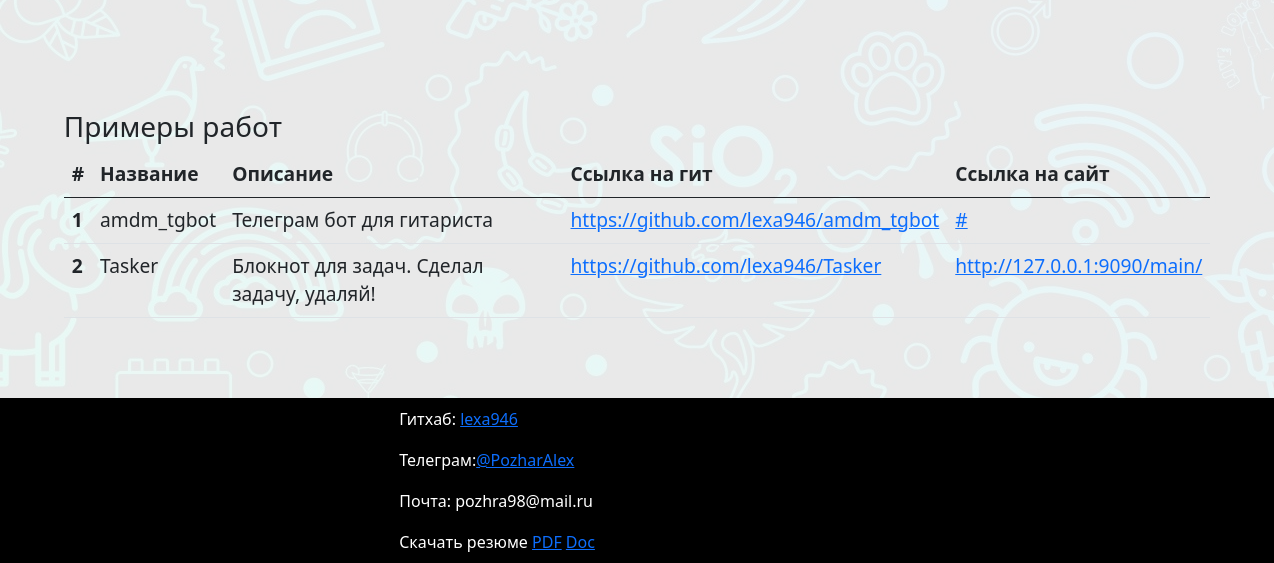
Before: /main/ (lower part) with the older database file.
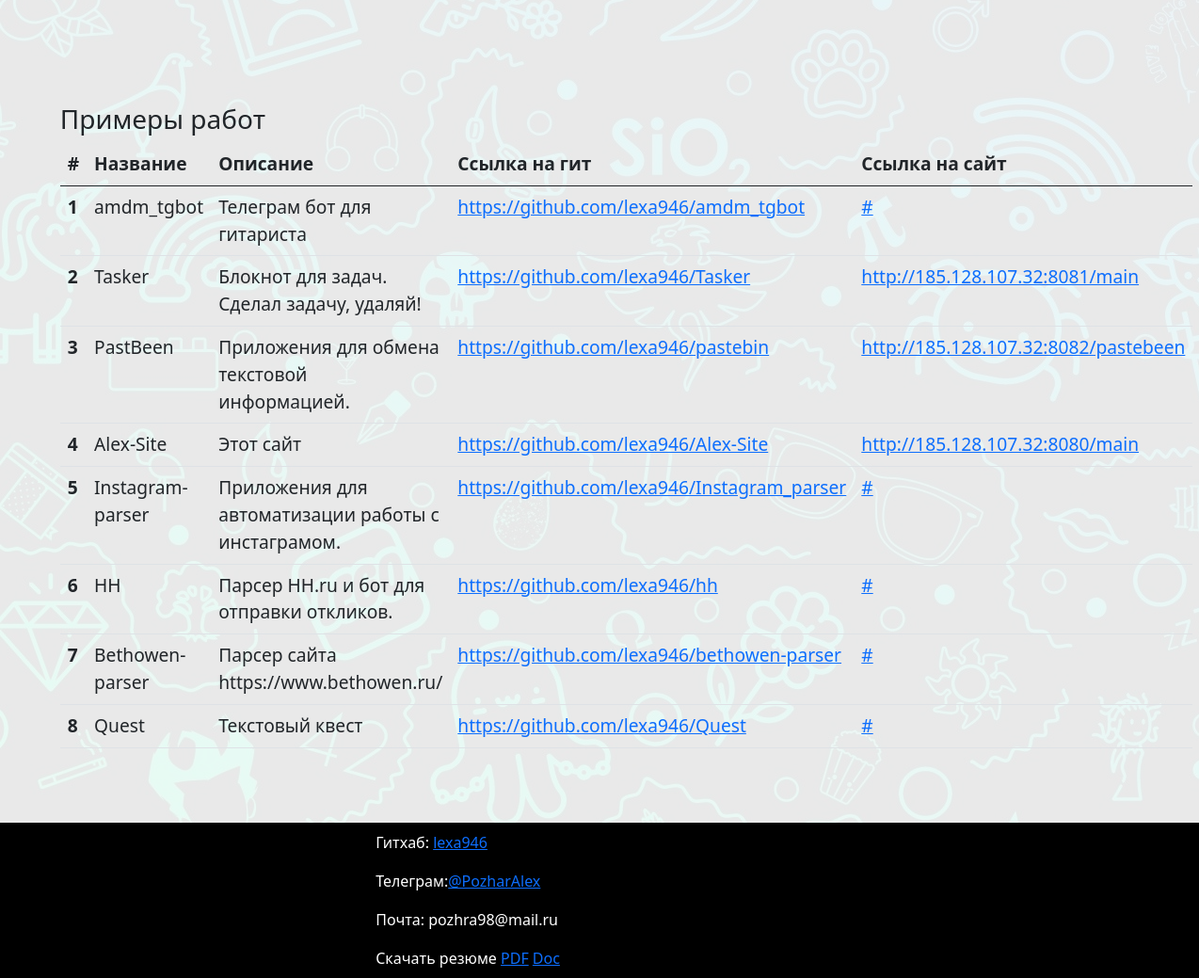
After: the same page with the newer database file.
### mainapp/models/works.py (models this page shows)
class WorkOrm(Base):
    __tablename__ = "works"
    id: Mapped[int] = mapped_column(primary_key=True, index=True)
    name: Mapped[str]
    description: Mapped[str | None] = mapped_column(default=None)
    git_url: Mapped[str] = mapped_column(unique=True)
    site_url: Mapped[str | None] = mapped_column(default=None)

### mainapp/routers/main.py (the view)
@router.get('/')
async def index(db: Annotated[AsyncSession, Depends(get_db)], request: Request) -> HTMLResponse:
    works = await get_all_works(db)
    return templates.TemplateResponse(r"index.html", {
        "request": request, "works": works,
    })

### mainapp/templates/index.html (shortened to what this page needs)
{% extends "base.html" %}
{% block body %}
<section id="bio" class="p-5">
</section>
<section id="works">
    <h3>Примеры работ</h3>
    <table class="table">
        <thead>
            <th scope="col">#</th>
            <th scope="col">Название</th>
            <th scope="col">Описание</th>
            <th scope="col">Ссылка на гит</th>
            <th scope="col">Ссылка на сайт</th>
        </thead>
        <tbody>
            {% for work in works %}
                <tr>
                    <th scope="row">{{ work.id }}</th>
                    <td>{{ work.name }}</td>
                    <td>
                        {{ work.description|default(' ') }}
                    </td>
                    <td><a href="{{ work.git_url }}" class="link" target="_blank">{{ work.git_url }}</a></td>
                    <td><a href="{{ work.site_url|default('#', true) }}" class="link" target="_blank">{{ work.site_url|default('#', true) }}</a></td>
                </tr>
            {% endfor %}
        </tbody>
    </table>
</section>
{% endblock %}

### mainapp/templates/base.html (shortened to what this page needs)
<!DOCTYPE html>
<html lang="en">
<head>
    <link href="https://cdn.jsdelivr.net/npm/bootstrap@5.0.2/dist/css/bootstrap.min.css" rel="stylesheet"
>
    <link rel="stylesheet" href="/static/main/styles/main.css">
</head>
<body>
<div style="" class="mx-auto main-body">
    {% block body %}
    {% endblock %}
    <footer>
        <ul class="list-group d-flex">
            <li class="list-group-item" style="background-color: black; color:white;">Гитхаб: <a
                    href="https://github.com/lexa946" class="" target="_blank">lexa946</a></li>
            <li class="list-group-item" style="background-color: black; color:white;">Телеграм:<a
                    href="https://t.me/pozharalex" class="" target="_blank">@PozharAlex</a></li>
            <li class="list-group-item" style="background-color: black; color:white;">Почта: pozhra98@mail.ru</li>
            <li class="list-group-item" style="background-color: black; color:white;">Скачать резюме
                <a href="/static/main/resume.pdf" class="" target="_blank">PDF</a>
                <a href="/static/main/resume.doc" class="" target="_blank">Doc</a>
            </li>
        </ul>
    </footer>
</div>
</body>
</html>

### mainapp/static/styles/main.css (style rules this page uses)
body { background-image: url("/static/main/background.jpg"); min-height: 100%; }
.main-body { background-color: rgb(255, 255, 255, 90%); max-width: 1400px; alight: center; max-height: 100%; }
footer { background-color: black; color: white; padding:0 30%; }
footer li { color: white; background-color: black; }
#works { padding: 5%; font-size: 1.2rem; }

Changed rows visible on the page:
changed WorkOrm "Tasker": site_url "http://127.0.0.1:9090/main/" → "http://185.128.107.32:8081/main"
added WorkOrm: id "3", name "PastBeen", description "Приложения для обмена текстовой информацией.", git_url "https://github.com/lexa946/pastebin", site_url "http://185.128.107.32:8082/pastebeen"
added WorkOrm: id "4", name "Alex-Site", description "Этот сайт", git_url "https://github.com/lexa946/Alex-Site", site_url "http://185.128.107.32:8080/main"
added WorkOrm: id "5", name "Instagram-parser", description "Приложения для автоматизации работы с инстаграмом.", git_url "https://github.com/lexa946/Instagram_parser", site_url "#"
added WorkOrm: id "6", name "HH", description "Парсер HH.ru и бот для отправки откликов.", git_url "https://github.com/lexa946/hh", site_url "#"
added WorkOrm: id "7", name "Bethowen-parser", description "Парсер сайта https://www.bethowen.ru/", git_url "https://github.com/lexa946/bethowen-parser", site_url "#"
added WorkOrm: id "8", name "Quest", description "Текстовый квест", git_url "https://github.com/lexa946/Quest", site_url "#"
